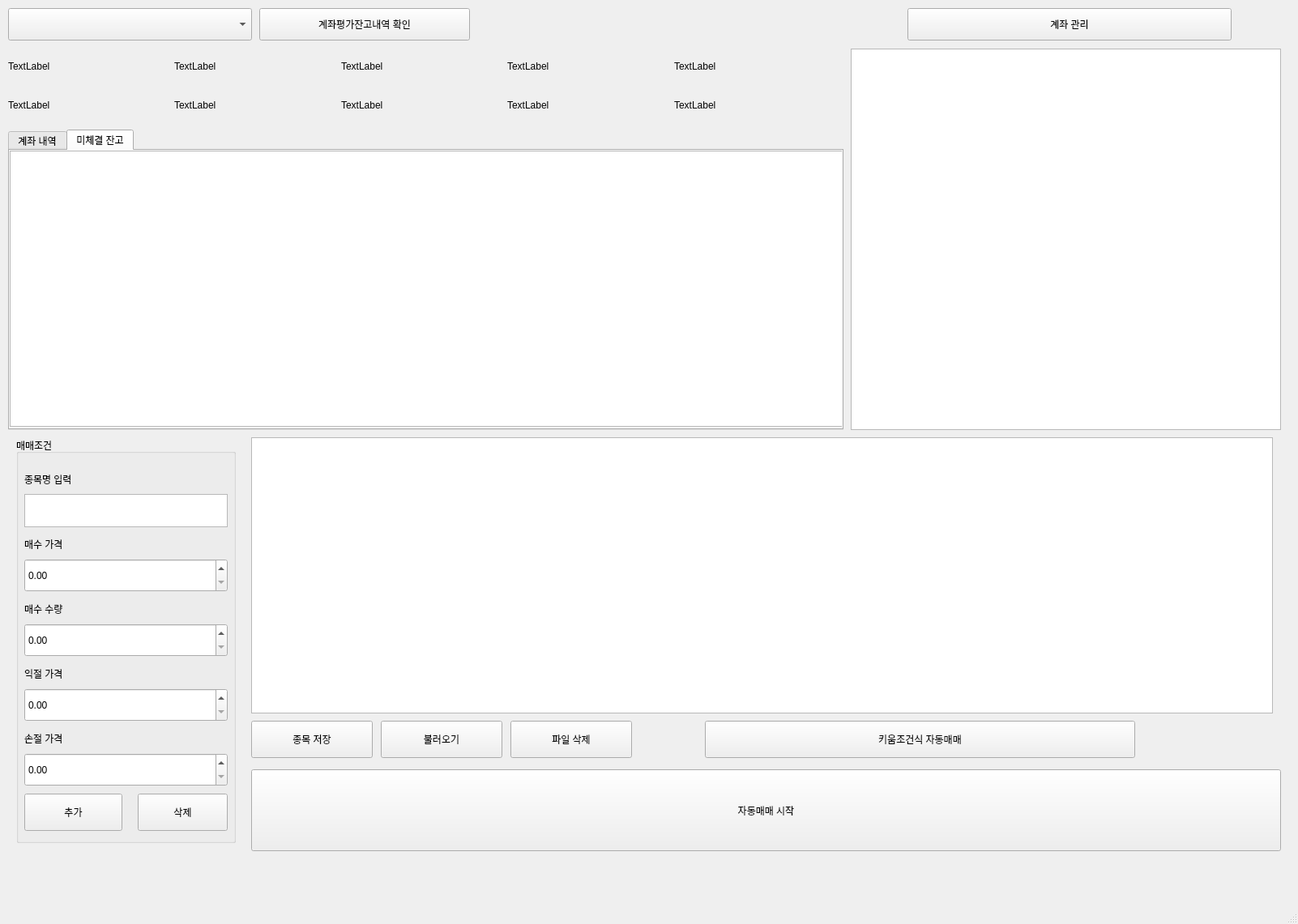
<?xml version="1.0" encoding="UTF-8"?>
<ui version="4.0">
 <class>MainWindow</class>
 <widget class="QMainWindow" name="MainWindow">
  <property name="geometry">
   <rect>
    <x>0</x>
    <y>0</y>
    <width>1602</width>
    <height>1141</height>
   </rect>
  </property>
  <property name="windowTitle">
   <string>Kiwoom</string>
  </property>
  <widget class="QWidget" name="centralwidget">
   <property name="autoFillBackground">
    <bool>false</bool>
   </property>
   <widget class="QComboBox" name="accComboBox">
    <property name="geometry">
     <rect>
      <x>10</x>
      <y>10</y>
      <width>301</width>
      <height>40</height>
     </rect>
    </property>
   </widget>
   <widget class="QWidget" name="gridLayoutWidget">
    <property name="geometry">
     <rect>
      <x>10</x>
      <y>60</y>
      <width>1021</width>
      <height>91</height>
     </rect>
    </property>
    <layout class="QGridLayout" name="gridLayout">
     <item row="0" column="0">
      <widget class="QLabel" name="accLabel1">
       <property name="text">
        <string>TextLabel</string>
       </property>
      </widget>
     </item>
     <item row="0" column="3">
      <widget class="QLabel" name="accLabel4">
       <property name="text">
        <string>TextLabel</string>
       </property>
      </widget>
     </item>
     <item row="0" column="2">
      <widget class="QLabel" name="accLabel3">
       <property name="text">
        <string>TextLabel</string>
       </property>
      </widget>
     </item>
     <item row="0" column="1">
      <widget class="QLabel" name="accLabel2">
       <property name="text">
        <string>TextLabel</string>
       </property>
      </widget>
     </item>
     <item row="1" column="0">
      <widget class="QLabel" name="accLabel6">
       <property name="text">
        <string>TextLabel</string>
       </property>
      </widget>
     </item>
     <item row="0" column="4">
      <widget class="QLabel" name="accLabel5">
       <property name="text">
        <string>TextLabel</string>
       </property>
      </widget>
     </item>
     <item row="1" column="1">
      <widget class="QLabel" name="accLabel7">
       <property name="text">
        <string>TextLabel</string>
       </property>
      </widget>
     </item>
     <item row="1" column="2">
      <widget class="QLabel" name="accLabel8">
       <property name="text">
        <string>TextLabel</string>
       </property>
      </widget>
     </item>
     <item row="1" column="3">
      <widget class="QLabel" name="accLabel9">
       <property name="text">
        <string>TextLabel</string>
       </property>
      </widget>
     </item>
     <item row="1" column="4">
      <widget class="QLabel" name="accLabel10">
       <property name="text">
        <string>TextLabel</string>
       </property>
      </widget>
     </item>
    </layout>
   </widget>
   <widget class="QPushButton" name="reqAccBtn">
    <property name="geometry">
     <rect>
      <x>320</x>
      <y>10</y>
      <width>260</width>
      <height>40</height>
     </rect>
    </property>
    <property name="text">
     <string>계좌평가잔고내역 확인</string>
    </property>
   </widget>
   <widget class="QPushButton" name="accManageBtn">
    <property name="geometry">
     <rect>
      <x>1120</x>
      <y>10</y>
      <width>400</width>
      <height>40</height>
     </rect>
    </property>
    <property name="text">
     <string>계좌 관리</string>
    </property>
   </widget>
   <widget class="QTableWidget" name="stockWarningTable">
    <property name="geometry">
     <rect>
      <x>1050</x>
      <y>60</y>
      <width>531</width>
      <height>471</height>
     </rect>
    </property>
   </widget>
   <widget class="QGroupBox" name="groupBox">
    <property name="geometry">
     <rect>
      <x>20</x>
      <y>540</y>
      <width>271</width>
      <height>501</height>
     </rect>
    </property>
    <property name="title">
     <string>매매조건</string>
    </property>
    <widget class="QLabel" name="label">
     <property name="geometry">
      <rect>
       <x>10</x>
       <y>40</y>
       <width>141</width>
       <height>24</height>
      </rect>
     </property>
     <property name="text">
      <string>종목명 입력</string>
     </property>
    </widget>
    <widget class="QTextEdit" name="searchItemTextEdit">
     <property name="geometry">
      <rect>
       <x>10</x>
       <y>70</y>
       <width>251</width>
       <height>41</height>
      </rect>
     </property>
    </widget>
    <widget class="QDoubleSpinBox" name="lossSpinBox">
     <property name="geometry">
      <rect>
       <x>10</x>
       <y>390</y>
       <width>251</width>
       <height>41</height>
      </rect>
     </property>
     <property name="showGroupSeparator" stdset="0">
      <bool>true</bool>
     </property>
     <property name="maximum">
      <double>100000000.000000000000000</double>
     </property>
    </widget>
    <widget class="QDoubleSpinBox" name="buyNumSpinBox">
     <property name="geometry">
      <rect>
       <x>10</x>
       <y>230</y>
       <width>251</width>
       <height>41</height>
      </rect>
     </property>
     <property name="showGroupSeparator" stdset="0">
      <bool>true</bool>
     </property>
     <property name="maximum">
      <double>100000000.000000000000000</double>
     </property>
    </widget>
    <widget class="QLabel" name="label_5">
     <property name="geometry">
      <rect>
       <x>10</x>
       <y>200</y>
       <width>141</width>
       <height>24</height>
      </rect>
     </property>
     <property name="text">
      <string>매수 수량</string>
     </property>
    </widget>
    <widget class="QPushButton" name="addItemBtn">
     <property name="geometry">
      <rect>
       <x>10</x>
       <y>440</y>
       <width>121</width>
       <height>46</height>
      </rect>
     </property>
     <property name="text">
      <string>추가</string>
     </property>
    </widget>
    <widget class="QPushButton" name="removeItemBtn">
     <property name="geometry">
      <rect>
       <x>150</x>
       <y>440</y>
       <width>111</width>
       <height>46</height>
      </rect>
     </property>
     <property name="text">
      <string>삭제</string>
     </property>
    </widget>
    <widget class="QDoubleSpinBox" name="profitSpinBox">
     <property name="geometry">
      <rect>
       <x>10</x>
       <y>310</y>
       <width>251</width>
       <height>41</height>
      </rect>
     </property>
     <property name="showGroupSeparator" stdset="0">
      <bool>true</bool>
     </property>
     <property name="maximum">
      <double>100000000.000000000000000</double>
     </property>
    </widget>
    <widget class="QLabel" name="label_3">
     <property name="geometry">
      <rect>
       <x>10</x>
       <y>280</y>
       <width>141</width>
       <height>24</height>
      </rect>
     </property>
     <property name="text">
      <string>익절 가격</string>
     </property>
    </widget>
    <widget class="QDoubleSpinBox" name="buyPriceSpinBox">
     <property name="geometry">
      <rect>
       <x>10</x>
       <y>150</y>
       <width>251</width>
       <height>41</height>
      </rect>
     </property>
     <property name="showGroupSeparator" stdset="0">
      <bool>true</bool>
     </property>
     <property name="maximum">
      <double>100000000.000000000000000</double>
     </property>
    </widget>
    <widget class="QLabel" name="label_4">
     <property name="geometry">
      <rect>
       <x>10</x>
       <y>360</y>
       <width>141</width>
       <height>24</height>
      </rect>
     </property>
     <property name="text">
      <string>손절 가격</string>
     </property>
    </widget>
    <widget class="QLabel" name="label_2">
     <property name="geometry">
      <rect>
       <x>10</x>
       <y>120</y>
       <width>141</width>
       <height>24</height>
      </rect>
     </property>
     <property name="text">
      <string>매수 가격</string>
     </property>
    </widget>
   </widget>
   <widget class="QPushButton" name="autoTradeBtn">
    <property name="geometry">
     <rect>
      <x>310</x>
      <y>950</y>
      <width>1271</width>
      <height>101</height>
     </rect>
    </property>
    <property name="text">
     <string>자동매매 시작</string>
    </property>
   </widget>
   <widget class="QPushButton" name="saveItemsBtn">
    <property name="geometry">
     <rect>
      <x>310</x>
      <y>890</y>
      <width>150</width>
      <height>46</height>
     </rect>
    </property>
    <property name="text">
     <string>종목 저장</string>
    </property>
   </widget>
   <widget class="QPushButton" name="loadItemsBtn">
    <property name="geometry">
     <rect>
      <x>470</x>
      <y>890</y>
      <width>150</width>
      <height>46</height>
     </rect>
    </property>
    <property name="text">
     <string>불러오기</string>
    </property>
   </widget>
   <widget class="QPushButton" name="deleteFileBtn">
    <property name="geometry">
     <rect>
      <x>630</x>
      <y>890</y>
      <width>150</width>
      <height>46</height>
     </rect>
    </property>
    <property name="text">
     <string>파일 삭제</string>
    </property>
   </widget>
   <widget class="QTableWidget" name="buylistTable">
    <property name="geometry">
     <rect>
      <x>310</x>
      <y>540</y>
      <width>1261</width>
      <height>341</height>
     </rect>
    </property>
   </widget>
   <widget class="QTabWidget" name="tabWidget">
    <property name="geometry">
     <rect>
      <x>10</x>
      <y>160</y>
      <width>1031</width>
      <height>371</height>
     </rect>
    </property>
    <property name="currentIndex">
     <number>1</number>
    </property>
    <widget class="QWidget" name="tab">
     <attribute name="title">
      <string>계좌 내역</string>
     </attribute>
     <widget class="QTableWidget" name="stockListTable">
      <property name="geometry">
       <rect>
        <x>0</x>
        <y>0</y>
        <width>1031</width>
        <height>341</height>
       </rect>
      </property>
     </widget>
    </widget>
    <widget class="QWidget" name="tab_2">
     <attribute name="title">
      <string>미체결 잔고</string>
     </attribute>
     <widget class="QTableWidget" name="chejanTable">
      <property name="geometry">
       <rect>
        <x>0</x>
        <y>0</y>
        <width>1031</width>
        <height>341</height>
       </rect>
      </property>
     </widget>
    </widget>
   </widget>
   <widget class="QPushButton" name="openConditionWindowBtn">
    <property name="geometry">
     <rect>
      <x>870</x>
      <y>890</y>
      <width>531</width>
      <height>46</height>
     </rect>
    </property>
    <property name="text">
     <string>키움조건식 자동매매</string>
    </property>
   </widget>
  </widget>
  <widget class="QMenuBar" name="menubar">
   <property name="geometry">
    <rect>
     <x>0</x>
     <y>0</y>
     <width>1602</width>
     <height>38</height>
    </rect>
   </property>
  </widget>
  <widget class="QStatusBar" name="statusbar"/>
 </widget>
 <resources/>
 <connections/>
</ui>
